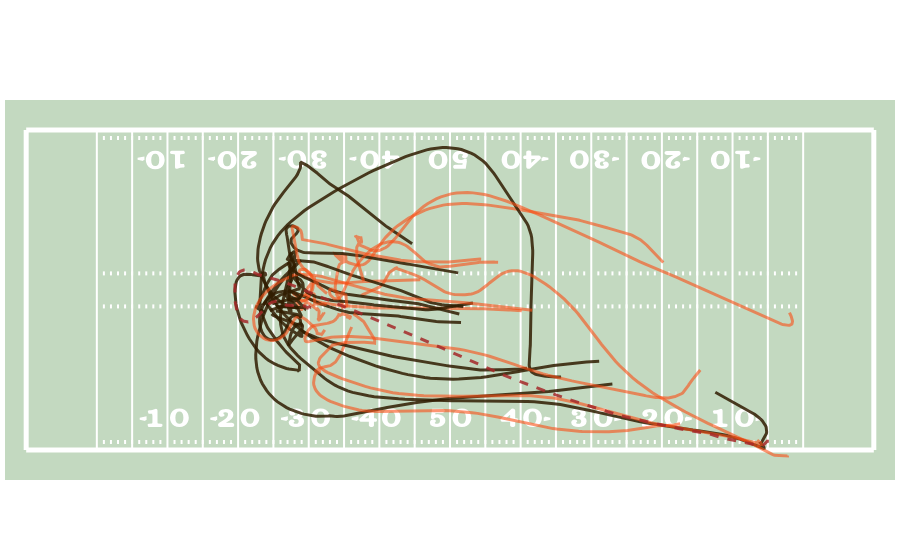

The cell this chart's notebook holds for it:
### Code cell
fig = plotting.plot_tracks(
    player_tracking_data, "x", "y", "displayName",
    home_away_identifier="homeTeamFlag",
    hover_text=lambda data: data["displayName"].str.cat(data["position"].fillna(""), sep=" "),
    ball_identifier=lambda data: (data["displayName"] == "ball").values,
    team_abbreviations="teamAbbr"
)
fig.show()
